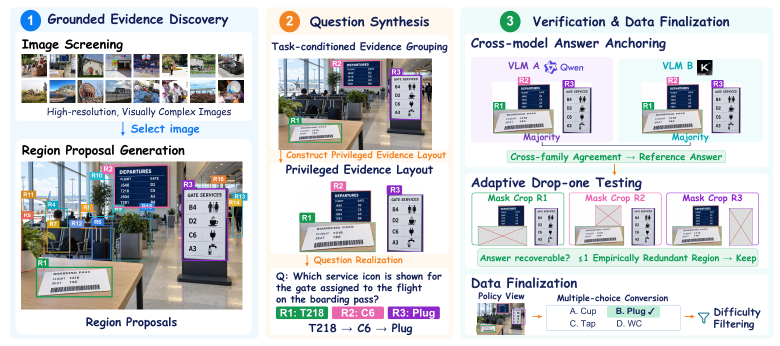
#> input picture assets/evidenceconnect-pipeline.png, 1560 x 692 px (shown at 1/2 size)
$ python 01_filter_manifest.py --image_folder ../../assets --output_jsonl out.png
#> lines starting #> are read from the running program, lines starting #| are printed output that depends on the picture; after the words box and inside, x2 and y2 are one past the last pixel; in counts of white or black regions, pixels touching at a corner belong together
### data_synthesis/mr_vqa/io_utils.py
import hashlib
import json
import os
from pathlib import Path


IMAGE_EXTS = {".jpg", ".jpeg", ".png", ".bmp", ".gif", ".tiff", ".webp"}


def stable_id(text):
    return hashlib.md5(text.encode("utf-8")).hexdigest()[:16]


# [7 lines left out: function iter_jsonl, not called in this run]


def write_jsonl(records, path, append=False):
    os.makedirs(os.path.dirname(path) or ".", exist_ok=True)
    mode = "a" if append else "w"
    with open(path, mode, encoding="utf-8") as f:
        for record in records:
            f.write(json.dumps(record, ensure_ascii=False) + "\n")


def append_jsonl(record, path):
    write_jsonl([record], path, append=True)


def load_completed_ids(path, key="image_id"):
    if not path or not os.path.exists(path):
        return set()
    done = set()
    for item in iter_jsonl(path):
        value = item.get(key)
        if value:
            done.add(value)
    return done


def discover_images(folder):
    paths = []
    for root, _, files in os.walk(folder):
        for name in files:
            path = Path(root) / name
            if path.suffix.lower() in IMAGE_EXTS:
                paths.append(str(path))
    return sorted(paths)


def image_record_from_obj(obj, root=None):
    if isinstance(obj, str):
        path = obj
        caption = ""
    elif isinstance(obj, dict):
        path = ""
        for key in ("image_path", "image", "img_path", "path", "file_path", "filepath"):
            if isinstance(obj.get(key), str):
                path = obj[key]
                break
        caption = obj.get("caption") or obj.get("text") or obj.get("description") or ""
    else:
        return None

    if root and path and not os.path.isabs(path):
        path = os.path.join(root, path)
    if not path:
        return None
    return {
        "image_id": stable_id(os.path.abspath(path)),
        "image_path": os.path.abspath(path),
        "caption": caption,
    }

### data_synthesis/mr_vqa/image_filter.py
"""Image content-richness filter.

Decides whether an image is rich enough to support multi-region VQA
synthesis. Five components, all computed locally on the decoded image:

  - resolution: long side must be >= MIN_RESOLUTION
  - entropy: per-channel Shannon entropy averaged over RGB
    (texture / saturation proxy)
  - edge_density: fraction of Canny edge pixels (visual structure
    richness proxy)
  - std_dev: overall luminance standard deviation (rejects flat images)
  - long/short side ratio guard

The strict default thresholds below are tuned for information-rich
images, so low-content scenes (solid walls, empty sky, single-object
portraits) are filtered out before stage 02 spends region-extraction
budget on them.
"""
import io
from typing import Dict, Tuple

import cv2
import numpy as np
from PIL import Image, ImageStat

# Strict defaults — tuned for information-rich images.
MIN_RESOLUTION = 1280
MIN_ENTROPY = 6.5
MIN_EDGE_DENSITY = 0.04
MIN_STD_DEV = 60.0
MIN_LONG_SHORT_RATIO = 1.0  # disabled — near-square images are acceptable


def _channel_entropy(img_array: np.ndarray) -> float:
    """Mean Shannon entropy across RGB channels."""
    if img_array.ndim == 2:
        img_array = img_array[:, :, None]
    entropies = []
    for c in range(img_array.shape[2]):
        ch = img_array[:, :, c]
        hist, _ = np.histogram(ch.flatten(), bins=256, range=[0, 256])
        hist = hist[hist > 0]
        if hist.size == 0:
            continue
        p = hist / hist.sum()
        entropies.append(float(-np.sum(p * np.log2(p))))
    return float(np.mean(entropies)) if entropies else 0.0


def _edge_density(img_array: np.ndarray) -> float:
    """Fraction of pixels flagged as edges by Canny(50, 150)."""
    if img_array.ndim == 3:
        gray = cv2.cvtColor(img_array, cv2.COLOR_RGB2GRAY)
    else:
        gray = img_array
    edges = cv2.Canny(gray, 50, 150)
    return float(np.sum(edges > 0) / edges.size)


def analyze(img_or_bytes) -> Dict[str, float]:
    """Analyze a PIL image (or raw image bytes); returns a metric dict."""
    if isinstance(img_or_bytes, bytes):
        img = Image.open(io.BytesIO(img_or_bytes))
    else:
        img = img_or_bytes
    if img.mode != "RGB":
        img = img.convert("RGB")
    w, h = img.size
    arr = np.array(img)
    std = float(ImageStat.Stat(img.convert("L")).stddev[0]) if w and h else 0.0
    return {
        "width": w,
        "height": h,
        "long_side": max(w, h),
        "short_side": min(w, h),
        "entropy": _channel_entropy(arr),
        "edge_density": _edge_density(arr),
        "std_dev": std,
    }


def evaluate(metrics: Dict[str, float],
             min_resolution: int = MIN_RESOLUTION,
             min_entropy: float = MIN_ENTROPY,
             min_edge_density: float = MIN_EDGE_DENSITY,
             min_std_dev: float = MIN_STD_DEV,
             min_long_short_ratio: float = MIN_LONG_SHORT_RATIO) -> Tuple[bool, str, Dict[str, float]]:
    """Return (pass, reason, metrics). reason is '' when pass=True."""
    if metrics["long_side"] < min_resolution:
        return False, f"low_resolution:{metrics['long_side']}", metrics
    if metrics["entropy"] < min_entropy:
        return False, f"low_entropy:{metrics['entropy']:.2f}", metrics
    if metrics["edge_density"] < min_edge_density:
        return False, f"low_edge_density:{metrics['edge_density']:.4f}", metrics
    if metrics["std_dev"] < min_std_dev:
        return False, f"low_std_dev:{metrics['std_dev']:.1f}", metrics
    if metrics["short_side"] <= 0:
        return False, "invalid_size", metrics
    ratio = metrics["long_side"] / metrics["short_side"]
    if ratio < min_long_short_ratio:
        return False, f"too_square:{ratio:.2f}", metrics
    return True, "", metrics


# [4 lines left out: function filter_image, not called in this run]

### data_synthesis/scripts/01_filter_manifest.py
"""Stage 01 — build a manifest and filter it by image content-richness.

Takes either a folder of images (recursively scanned) or an existing
manifest JSONL with ``{image_id, image_path, caption}`` rows, and writes
a filtered manifest JSONL for ``run_pipeline_continuous.sh``.

Each image is scored with ``mr_vqa.image_filter`` on five metrics
(long-side resolution, mean RGB Shannon entropy, Canny edge density,
luminance std-dev, long/short-side ratio). Only images passing all
thresholds are written out, so stage 02 does not spend region-extraction
budget on flat or low-content scenes.

Usage:

  python scripts/01_filter_manifest.py \
    --image_folder /path/to/images \
    --output_jsonl data/filtered_manifest.jsonl \
    --workers 32

  # or, from an existing manifest:
  python scripts/01_filter_manifest.py \
    --input_jsonl data/manifest.jsonl \
    --output_jsonl data/filtered_manifest.jsonl
"""
import argparse
import os
import sys
from concurrent.futures import ProcessPoolExecutor, as_completed
from functools import partial

sys.path.append(os.path.dirname(os.path.dirname(os.path.abspath(__file__))))

from mr_vqa import image_filter
from mr_vqa.io_utils import (
    discover_images,
    image_record_from_obj,
    iter_jsonl,
    load_completed_ids,
    write_jsonl,
)


def parse_args():
    parser = argparse.ArgumentParser(
        description="Build + content-richness-filter an image manifest")
    source = parser.add_mutually_exclusive_group(required=True)
    source.add_argument("--image_folder", type=str,
                        help="Folder of images to scan recursively")
    source.add_argument("--input_jsonl", type=str,
                        help="Existing manifest JSONL to filter")
    parser.add_argument("--output_jsonl", type=str, required=True,
                        help="Filtered manifest JSONL to write")
    parser.add_argument("--workers", type=int, default=32,
                        help="Concurrent process workers")
    parser.add_argument("--max_items", type=int, default=None,
                        help="Cap input records after dedup")
    # Filter thresholds; defaults come from mr_vqa.image_filter.
    parser.add_argument("--min_resolution", type=int,
                        default=image_filter.MIN_RESOLUTION)
    parser.add_argument("--min_entropy", type=float,
                        default=image_filter.MIN_ENTROPY)
    parser.add_argument("--min_edge_density", type=float,
                        default=image_filter.MIN_EDGE_DENSITY)
    parser.add_argument("--min_std_dev", type=float,
                        default=image_filter.MIN_STD_DEV)
    parser.add_argument("--min_long_short_ratio", type=float,
                        default=image_filter.MIN_LONG_SHORT_RATIO)
    return parser.parse_args()


def _load_records(args):
    records = []
    if args.input_jsonl:
        for obj in iter_jsonl(args.input_jsonl):
            rec = image_record_from_obj(obj)
            if rec and os.path.exists(rec["image_path"]):
                records.append(rec)
    else:
        for path in discover_images(args.image_folder):
            rec = image_record_from_obj(path)
            if rec:
                records.append(rec)

    deduped, seen = [], set()
    for rec in records:
        if rec["image_id"] in seen:
            continue
        seen.add(rec["image_id"])
        deduped.append(rec)
    if args.max_items:
        deduped = deduped[:args.max_items]
    return deduped


def _process_one(rec, thresholds):
    """Filter a single record. Returns (rec | None, reason | None)."""
    path = rec.get("image_path")
    if not path or not os.path.exists(path):
        return None, "file_missing"
    try:
        with open(path, "rb") as f:
            metrics = image_filter.analyze(f.read())
    except Exception:
        return None, "analyze_failed"
    ok, reason, metrics = image_filter.evaluate(metrics, **thresholds)
    if not ok:
        return None, reason
    out = {
        "image_id": rec.get("image_id"),
        "image_path": path,
        "caption": rec.get("caption", ""),
        "width": int(metrics["width"]),
        "height": int(metrics["height"]),
        "entropy": round(float(metrics["entropy"]), 4),
        "edge_density": round(float(metrics["edge_density"]), 6),
        "std_dev": round(float(metrics["std_dev"]), 2),
        "long_short_ratio": round(
            float(metrics["long_side"] / max(1, metrics["short_side"])), 4),
    }
    return out, None


def main():
    args = parse_args()
    thresholds = {
        "min_resolution": args.min_resolution,
        "min_entropy": args.min_entropy,
        "min_edge_density": args.min_edge_density,
        "min_std_dev": args.min_std_dev,
        "min_long_short_ratio": args.min_long_short_ratio,
    }

    records = _load_records(args)
    print(f"[input] {len(records)} records")

    done = load_completed_ids(args.output_jsonl)
    pending = [r for r in records if r.get("image_id") not in done]
    print(f"[resume] {len(done)} already written; {len(pending)} pending")
    if not pending:
        print("[done] nothing to do")
        return

    kept, filtered, errors = [], 0, 0
    fail_reasons = {}
    worker = partial(_process_one, thresholds=thresholds)
    with ProcessPoolExecutor(max_workers=args.workers) as ex:
        futures = [ex.submit(worker, r) for r in pending]
#> in analyze, img is the input picture: PIL image 1560x692 RGB; mean R, G, B 207, 209.1, 211.6
#> in analyze, `std = float(ImageStat.Stat(img.convert("L")).stddev[0]) if w and h els..`: std = 70.59
#> the loop in _channel_entropy, `for c in range(img_array.shape[2]):` made 3 passes
#> pass 1, in _channel_entropy, `ch = img_array[:, :, c]`:
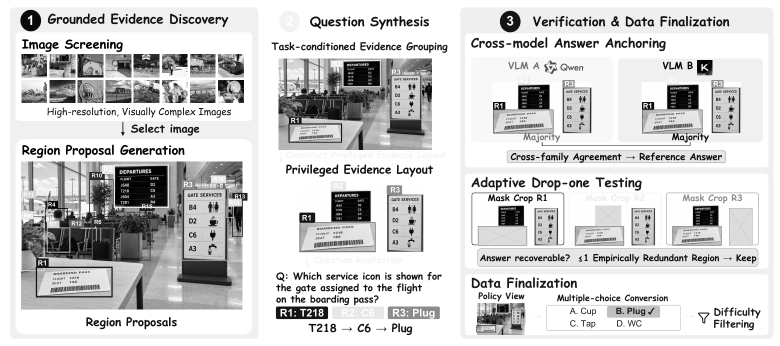
#> ch: shape (692, 1560) (shown at 1/2 size); min 0, max 255, mean 207
#> pass 2, in _channel_entropy, `ch = img_array[:, :, c]`:
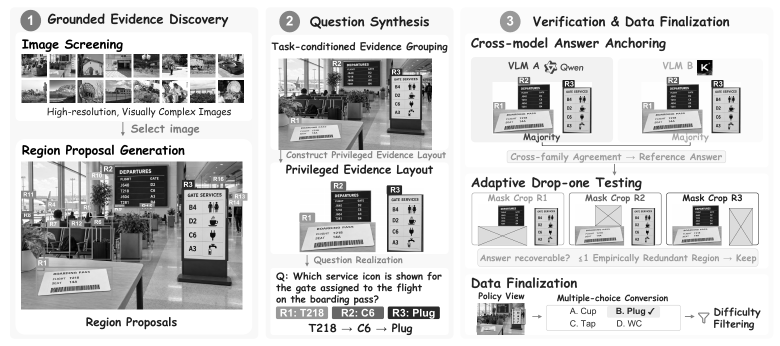
#> ch: shape (692, 1560) (shown at 1/2 size); min 0, max 255, mean 209.1
#> pass 3, in _channel_entropy, `ch = img_array[:, :, c]`:
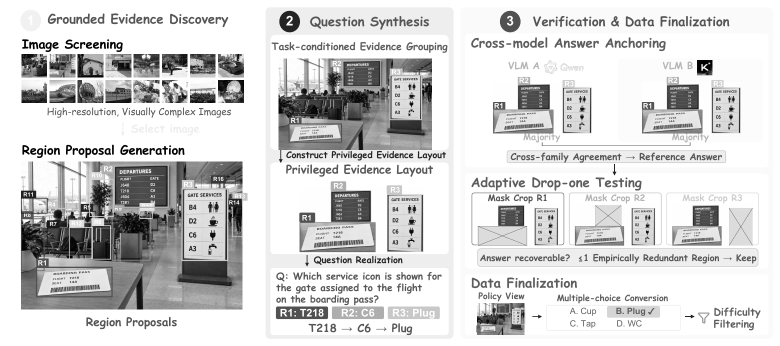
#> ch: shape (692, 1560) (shown at 1/2 size); min 0, max 255, mean 211.6
#> after the loop in _channel_entropy, `for c in range(img_array.shape[2]):`: entropies = [4.88, 4.96, 4.69]
#> in _edge_density, `gray = cv2.cvtColor(img_array, cv2.COLOR_RGB2GRAY)`:
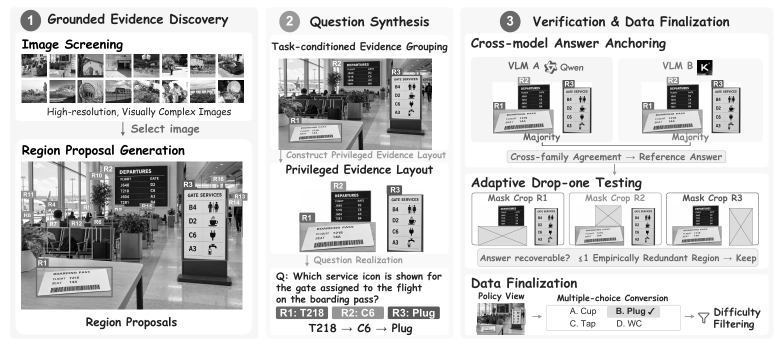
#> gray: shape (692, 1560) (shown at 1/2 size); min 0, max 255, mean 208.7
#> in _edge_density, `edges = cv2.Canny(gray, 50, 150)`:
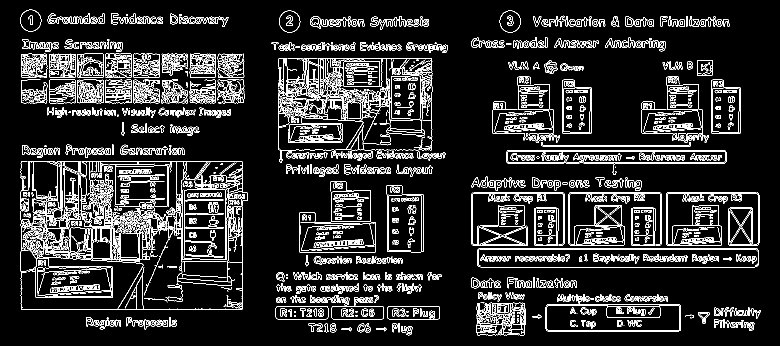
#> edges: shape (692, 1560) (shown at 1/2 size); 10.7% white in thin lines or dots, all inside (x1, y1, x2, y2) = (40, 19, 1521, 671)
#> in _process_one, `metrics = image_filter.analyze(f.read())`: metrics = {'width': 1560, 'height': 692, 'long_side': 1560, 'short_side': 692, 'entropy': 4.84, 'edge_density': 0.107, 'std_dev': 70.59}
#> in _process_one, `ok, reason, metrics = image_filter.evaluate(metrics, **thresholds)`: ok = False; reason = 'low_entropy:4.84'
#> futures = 1 item
        for i, fut in enumerate(as_completed(futures), start=1):
            try:
                rec, reason = fut.result()
            except Exception:
                rec, reason = None, "exception"
            if rec is not None:
                kept.append(rec)
            elif reason in ("file_missing", "analyze_failed", "exception"):
                errors += 1
            else:
                filtered += 1
                fail_reasons[reason] = fail_reasons.get(reason, 0) + 1
            if i % 500 == 0:
                print(f"[progress] {i}/{len(pending)} kept={len(kept)} "
                      f"filtered={filtered} err={errors}", flush=True)
#> this loop made 1 pass
#> (i, reason, filtered) on pass 1: (1, 'low_entropy:4.84', 1)
#> after the loop, errors = 0; fail_reasons = {'low_entropy:4.84': 1}; filtered = 1; kept = []

    # Sort by input order for a deterministic manifest, then append so the
    # output can be resumed across runs with load_completed_ids().
    order = {r["image_id"]: n for n, r in enumerate(records)}
    kept.sort(key=lambda r: order.get(r["image_id"], len(order)))
    write_jsonl(kept, args.output_jsonl, append=True)

    print(f"\n[done] kept={len(kept)} filtered={filtered} err={errors} "
          f"-> {args.output_jsonl}")
#| [done] kept=0 filtered=1 err=0 -> out.png
    print(f"[reasons] {fail_reasons}")
#| [reasons] {'low_entropy:4.84': 1}


if __name__ == "__main__":
    main()
